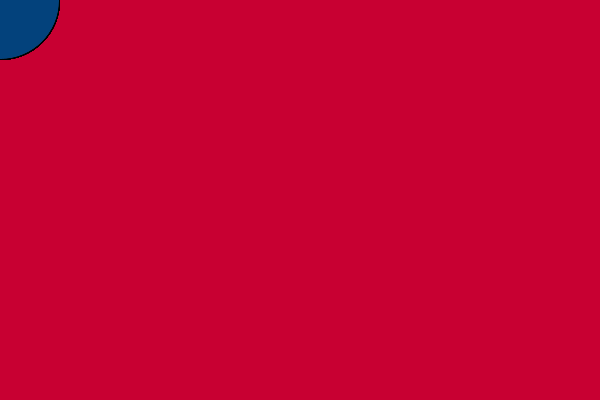
Frame 1 (no input)
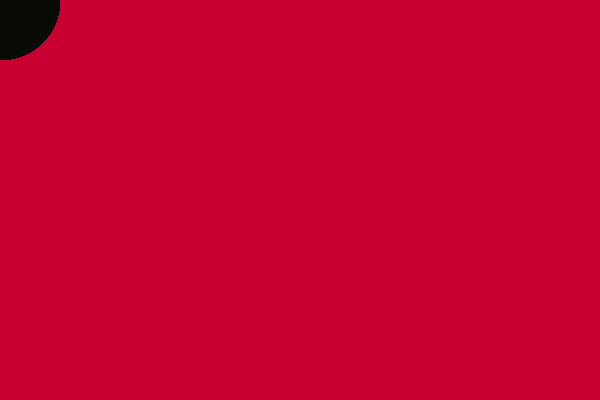
Frame 60 (the mouse pressed at the canvas centre just before this capture)
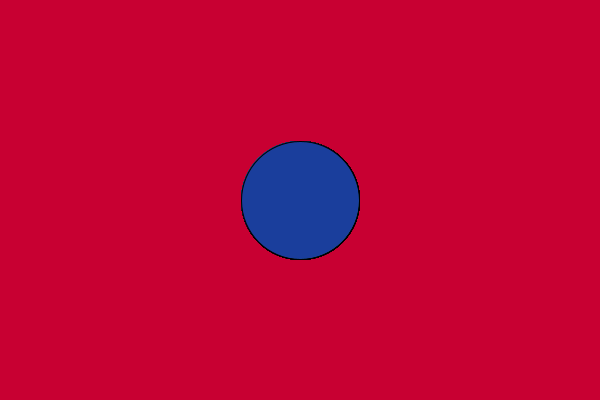
Frame 120 (the mouse held since frame 60 and released just before this capture)

The Processing sketch that drew these frames (run headless with seeded random() and noise(); from frame 60 on, the mouse is pressed at the canvas centre):

// Processing sketch: processing_111245
// ── processing_111245.pde

static int n = 50;
boolean drawing = true;
int[] xs = new int[n];
int[] ys = new int[n];
 
void setup(){
  size(600,400);
}
 
void draw(){
  if(! drawing){
    return;
  }
  background(200,0,50); 
  for(int i = 0; i < n-1; i++){
    xs[i] = xs[i+1];
    ys[i] = ys[i+1];
  }
  xs[n-1] = mouseX;
  ys[n-1] = mouseY;
  for(int i = 0; i < n; i++){
      for(int x = 50; x < 600; x += 100){
    for(int y = 50; y < 400; y += 100){
      int r = (int)random(100);
      int g = (int)random(150);
      int b = (int)random(256);
      fill(r,g,b);
    ellipse(xs[i], ys[i], 20+2*i,20+2*i);
  }
      }
  }
}
